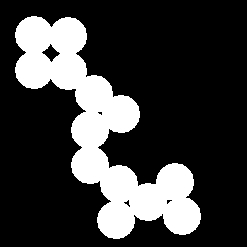
%> input picture Lista/Lista-08/coins.png, 247 x 247 px
$ octave --eval "questao1;"   (GNU Octave 9; MATLAB toolbox functions it lacks are replaced by stand-ins)
%> lines starting %> are read from the running program, lines starting %| are printed output that depends on the picture; in (x1, y1, x2, y2) boxes, pixels count from 0 and x2, y2 are one past the last pixel; in counts of white or black regions, pixels touching at a corner belong together; the program's own positions count from 1
function questao1()
  img     = imread('coins.png');
%> img is the input picture: size 247x247x3 uint8; 23.2% white; 1 white region, box (x1, y1, x2, y2) and area: (15, 16, 201, 239) 14134
  x       = rand(size(img));
  d1      = find(x <= 0.05);
%> d1 = 9246 values from 36 to 183020
  d2      = find(x >= 0.95);
%> d2 = 9170 values from 18 to 183023
  img(d1) = 0;
  img(d2) = 1;
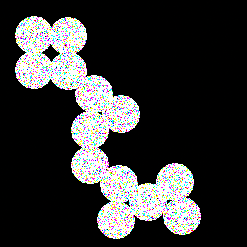
%> img: size 247x247x3 uint8; mean R, G, B 53.2, 53.3, 53.2

  sp = ones(3);
  sk = [0 1 0; 1 1 1; 0 1 0];

  abertura = imdilate(imerode(img,sk),sk);
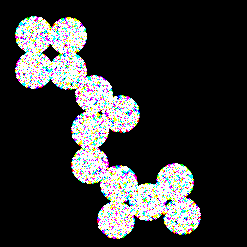
%> abertura: size 247x247x3 uint8; mean R, G, B 50.8, 51.2, 51.2
  fecho    = imerode(imdilate(abertura, sk), sk);
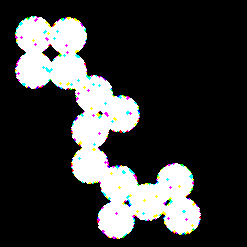
%> fecho: size 247x247x3 uint8; mean R, G, B 56.6, 56.9, 56.8

  imwrite(fecho, 'questao1.png');

endfunction
